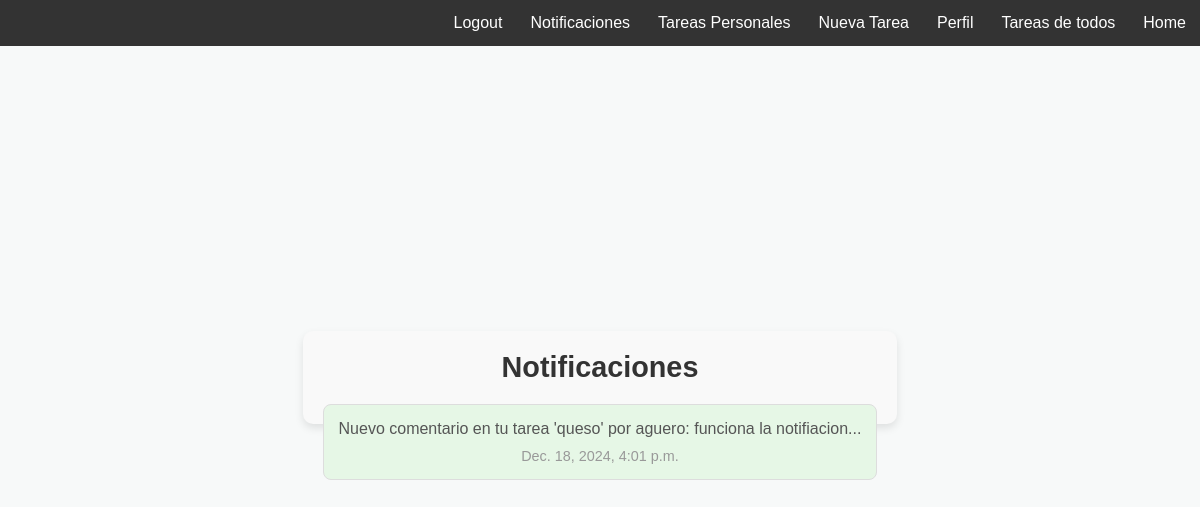
Screenshot of /notifications/ (signed in) with the database file from the repository.
### task/models.py (models this page shows, shortened)
class TaskNotification(models.Model):
    task = models.ForeignKey(Task, on_delete=models.CASCADE)
    user = models.ForeignKey(User, on_delete=models.CASCADE)
    message = models.CharField(max_length=255)
    read = models.BooleanField(default=False)
    created = models.DateTimeField(auto_now_add=True)

### task/views.py (the view)
# urls.py: path('notifications/', views.notifications, name='notifications'),
@login_required(login_url='signup')
def notifications(request):
    notifications = TaskNotification.objects.filter(user=request.user)
    unread_count = notifications.filter(read=False).count()
    notifications.filter(read=False).update(read=True)
    return render(request, 'notifications.html', {
        'notifications': notifications,
        'unread_count': unread_count
    })

### task/templates/notifications.html (shortened to what this page needs)
{% extends 'base.html' %}
{% block content %}
  <section>
    <div class="containernoti">
      <h1 class="notih1">Notificaciones</h1>
      {% if notifications %}
        <ul class="notiul">
          {% for notification in notifications %}
            <li class="notification{% if notification.read %} read{% endif %}">
              <p>{{ notification.message }}</p>
              <p class="time">{{ notification.created }}</p>
            </li>
          {% endfor %}
        </ul>
      {% else %}
        <p>No tienes notificaciones.</p>
      {% endif %}
    </div>
  </section>
{% endblock %}

### task/static/css/stylesa.css (style rules this page uses)
* { margin: 0; font-family: Arial, Helvetica, sans-serif; padding: 0; }
body { background-color: #F7F9F9; }
li { float: right; }

### task/templates/notifications.html (style rules this page uses)
.containernoti { max-width: 800px; margin: 20px auto; padding: 20px; background-color: #f9f9f9; border-radius: 10px; box-shadow: 0 4px 8px rgba(0, 0, 0, 0.1); }
.notih1 { font-size: 1.8rem; color: #333; text-align: center; margin-bottom: 20px; }
.notiul { list-style-type: none; padding: 0; margin: 0; }
li.notification { padding: 15px; margin-bottom: 10px; border: 1px solid #ddd; border-radius: 8px; background-color: #fff; display: flex; flex-direction: column; gap: 10px; transition: background-color 0.3s ease; }
li.notification.read { background-color: #e6f7e6; }
p { margin: 0; color: #555; font-size: 1rem; }
.time { font-size: 0.9rem; color: #999; }
p { text-align: center; }

### rows the page displays
TaskNotification: message "Nuevo comentario en tu tarea 'queso' por aguero: funciona la notifiacion...", created "Dec. 18, 2024, 4:01 p.m."
